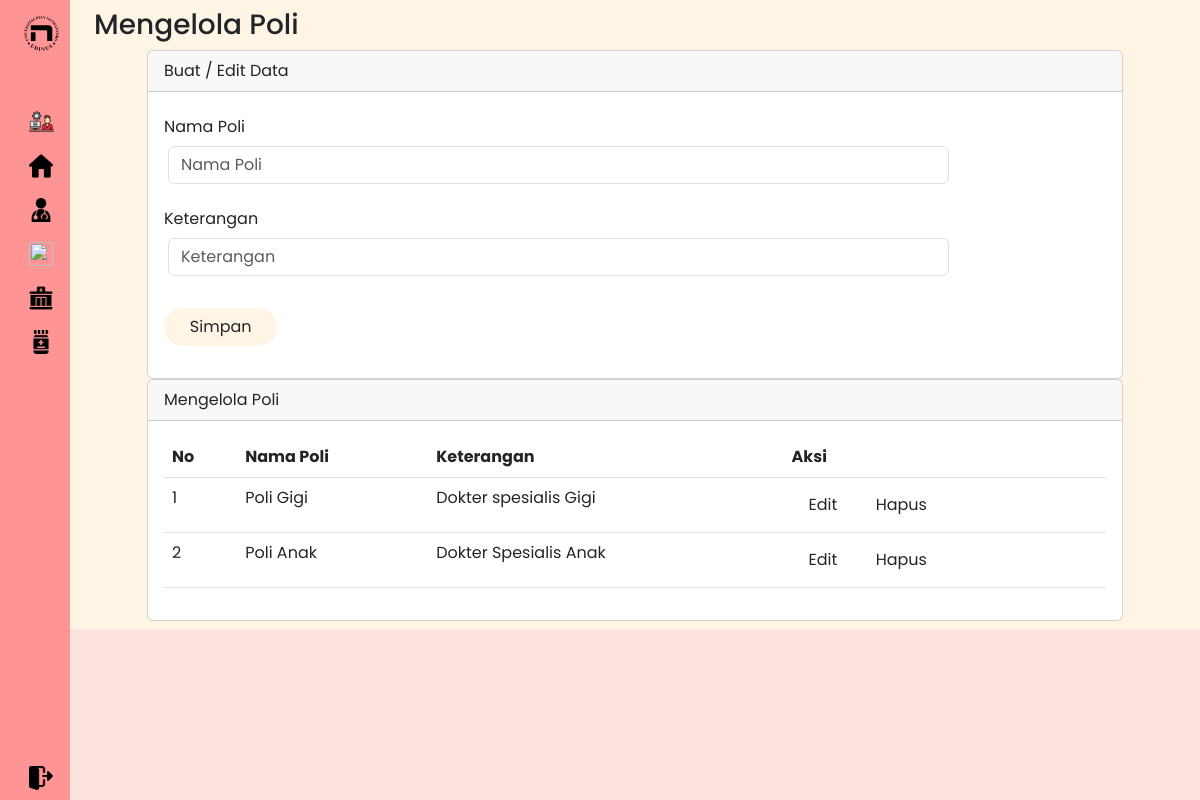
The app's page /poli.php with its own data.
### tables this page shows
CREATE TABLE `poli` (
  `id` int(11) NOT NULL,
  `nama_poli` varchar(25) NOT NULL,
  `keterangan` text NOT NULL
);

### poli.php (the view, shortened to what this page needs)
<?php
include ("config.php");
$nama_poli = '';
$keterangan = '';
?>
<!DOCTYPE html>
<html lang="en">
<head>
    <link href="https://cdn.lineicons.com/4.0/lineicons.css" rel="stylesheet" />
    <link href="https://cdn.jsdelivr.net/npm/bootstrap@5.3.0-alpha3/dist/css/bootstrap.min.css" rel="stylesheet"
>
    <link rel="stylesheet" href="css/style3.css">
</head>
<body>
    <div class="wrapper">
        <aside id="sidebar">
            <div class="d-flex">
                <button class="toggle-btn" type="button">
                    <img src="sources/logo.svg" alt="" width="35" height="35" class="d-inline-block align-text-top">
                </button>
            </div>
            <ul class="sidebar-nav">
                <li class="sidebar-item">
                    <a href="#" class="sidebar-link">
                        <img src="sources/admin.png" alt="" width="25" height="25" class="d-inline-block align-text-top">
                    </a>
                </li>
                <li class="sidebar-item">
                    <a href="http://localhost/Projek_BK/adminhome.php" class="sidebar-link">
                        <img src="sources/home.png" alt="" width="24" height="24" class="d-inline-block align-text-top">
                    </a>
                </li>
                <li class="sidebar-item">
                    <a href="http://localhost/Projek_BK/dokterhome.php" class="sidebar-link">
                        <img src="sources/doctor.png" alt="" width="24" height="24" class="d-inline-block align-text-top">
                    </a>
                </li>
                <li class="sidebar-item">
                    <a href="http://localhost/Projek_BK/pasienhome.php" class="sidebar-link">
                        <img src="sources/pasien.png" alt="" width="24" height="24" class="d-inline-block align-text-top">
                    </a>
                </li>
                <li class="sidebar-item">
                    <a href="http://localhost/Projek_BK/poli.php#" class="sidebar-link">
                        <img src="sources/clinic.png" alt="" width="24" height="24" class="d-inline-block align-text-top">
                    </a>
                </li>
                <li class="sidebar-item">
                    <a href="http://localhost/Projek_BK/obat.php#" class="sidebar-link">
                        <img src="sources/obat.png" alt="" width="24" height="24" class="d-inline-block align-text-top">
                    </a>
                </li>
            </ul>
            <div class="sidebar-footer">
                <a href="http://localhost/Projek_BK/index.php" class="sidebar-link">
                    <img src="sources/logout.png" alt="" width="24" height="24" class="d-inline-block align-text-top">
                </a>
            </div>
        </aside>
        <div class="main">
            <div class="container-fluid py-2" style="background-color:#FFF5E4;">
                <div class="container">
                    <div class="row">
                        <div class="col-12">
                            <h3>Mengelola Poli</h3>
                        </div>
                        <div class="mx-auto">
                            <div class="card">
                                <div class="card-header">
                                    Buat / Edit Data
                                </div>
                                <div class="card-body">
                                    <form action="" method="POST" name="myForm" onsubmit="return(validate());">
                                        <div class="mb-3 row">
                                            <label for="nama_poli" class="col-sm-2 col-form-label">Nama Poli</label>
                                            <div class="col-sm-10 mx-1">
                                                <input type="text" class="form-control" name="nama_poli" id="nama_poli" placeholder="Nama Poli" value="<?php echo $nama_poli ?>">
                                            </div>
                                        </div>
                                        <div class="mb-3 row">
                                            <label for="keterangan" class="col-sm-2 col-form-label">Keterangan</label>
                                            <div class="col-sm-10 mx-1">
                                                <input type="text" class="form-control" name="keterangan" id="keterangan" placeholder="Keterangan" value="<?php echo $keterangan ?>">
                                            </div>
                                        </div>
                                        <div class="col-12 py-3">
                                            <button type="submit" class="btn rounded-pill" style="width: 3cm; background-color:#FFF5E4;" name="simpan">Simpan</button>
                                        </div>
                                    </form>
                                </div>
                            </div>
                            <div class="card">
                                <div class="card-header">
                                    Mengelola Poli
                                </div>
                                <div class="card-body">
                                    <table class="table">
                                        <thead>
                                            <tr>
                                                <th scope="col">No</th>
                                                <th scope="col">Nama Poli</th>
                                                <th scope="col">Keterangan</th>
                                                <th scope="col">Aksi</th>
                                            </tr>
                                        </thead>
                                        <tbody>
                                            <?php
                                            $result = $pdo->query("SELECT * FROM poli");
                                            $no = 1;
                                            while ($data = $result->fetch(PDO::FETCH_ASSOC)) {
                                                ?>
                                                <tr>
                                                    <td><?php echo $no++ ?></td>
                                                    <td><?php echo $data['nama_poli'] ?></td>
                                                    <td><?php echo $data['keterangan'] ?></td>
                                                    <td>
                                                        <a class="btn rounded-pill px-3" href="poli.php?id=<?php echo $data['id'] ?>">Edit</a>
                                                        <a class="btn rounded-pill px-3" href="poli.php?id=<?php echo $data['id'] ?>&aksi=hapus">Hapus</a>
                                                    </td>
                                                </tr>
                                                <?php
                                            }
                                            ?>
                                        </tbody>
                                    </table>
                                </div>
                            </div>
                        </div>
                    </div>
                </div>
            </div>
        </div>
    </div>
</body>
</html>

### css/style3.css (style rules this page uses)
body { font-family: "Poppins", sans-serif; background-color: #FF9494; }
a { text-decoration: none; }
li { list-style: none; }
.wrapper { display: flex; width: 100%; }
.main { min-height: 100vh; width: 100%; overflow: hidden; transition: all 0.35s ease-in-out; background-color: #FFE3E1; }
#sidebar { width: 70px; min-width: 70px; z-index: 1000; transition: all .25s ease-in-out; background-color: #FF9494; display: flex; flex-direction: column; }
.toggle-btn { background-color: transparent; cursor: pointer; border: 0; padding: 1rem 1.5rem; }
.sidebar-nav { padding: 2rem 0; flex: 1 1 auto; }
a.sidebar-link { padding: .625rem 1.625rem; color: #000; display: block; font-size: 0.9rem; white-space: nowrap; border-left: 3px solid transparent; }
.sidebar-item { position: relative; }
.mx-auto { width : 1000px; }

### records on screen
poli: nama_poli "Poli Gigi", keterangan "Dokter spesialis Gigi"
poli: nama_poli "Poli Anak", keterangan "Dokter Spesialis Anak"
